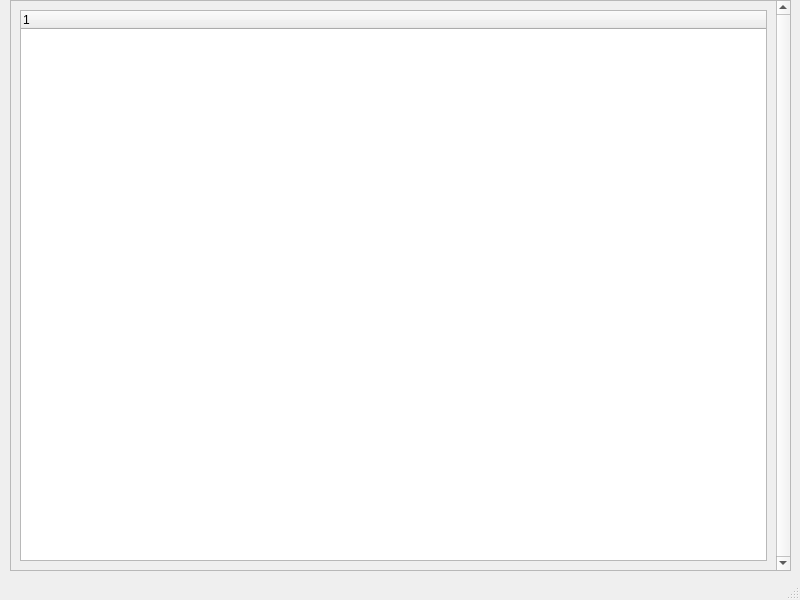
<?xml version="1.0" encoding="UTF-8"?>
<ui version="4.0">
 <class>MainWindow</class>
 <widget class="QMainWindow" name="MainWindow">
  <property name="geometry">
   <rect>
    <x>0</x>
    <y>0</y>
    <width>800</width>
    <height>600</height>
   </rect>
  </property>
  <property name="windowTitle">
   <string>MainWindow</string>
  </property>
  <widget class="QWidget" name="centralwidget">
   <widget class="QScrollArea" name="scrollArea">
    <property name="geometry">
     <rect>
      <x>10</x>
      <y>0</y>
      <width>781</width>
      <height>571</height>
     </rect>
    </property>
    <property name="verticalScrollBarPolicy">
     <enum>Qt::ScrollBarAlwaysOn</enum>
    </property>
    <property name="widgetResizable">
     <bool>true</bool>
    </property>
    <widget class="QWidget" name="scrollAreaWidgetContents">
     <property name="geometry">
      <rect>
       <x>0</x>
       <y>0</y>
       <width>765</width>
       <height>569</height>
      </rect>
     </property>
     <layout class="QVBoxLayout" name="verticalLayout">
      <item>
       <widget class="QTreeWidget" name="treeWidget">
        <column>
         <property name="text">
          <string notr="true">1</string>
         </property>
        </column>
       </widget>
      </item>
     </layout>
    </widget>
   </widget>
  </widget>
  <widget class="QMenuBar" name="menubar">
   <property name="geometry">
    <rect>
     <x>0</x>
     <y>0</y>
     <width>800</width>
     <height>22</height>
    </rect>
   </property>
  </widget>
  <widget class="QStatusBar" name="statusbar"/>
 </widget>
 <resources/>
 <connections/>
</ui>
